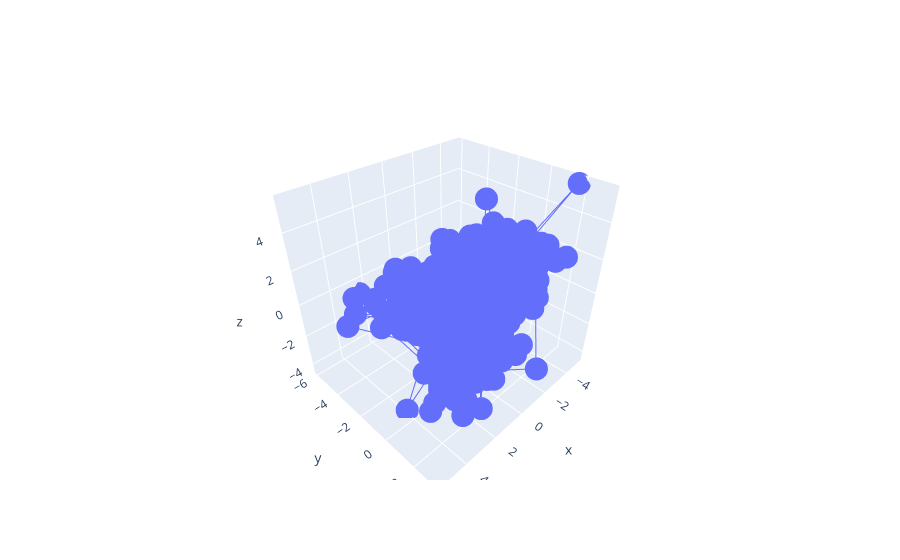

The cell this chart's notebook holds for it:
### Code cell
fig=go.Figure()
fig.add_trace(go.Scatter3d(x=df[0],y=df[1],z=df[2]))

### Figure 1 — Plotly figure (JSON) as saved in the notebook; plotly's stock layout.template omitted (floating-point values rounded to 4 significant figures; data arrays with more than 128 entries replaced by an {"elided": "..."} marker saying what was removed)
{"data": [{"type": "scatter3d", "x": {"elided": "1000 float values"}, "y": {"elided": "1000 float values"}, "z": {"elided": "1000 float values"}}], "layout": {"autosize": true, "scene": {"aspectmode": "auto", "aspectratio": {"x": 1.072, "y": 0.9343, "z": 0.9983}}}}
